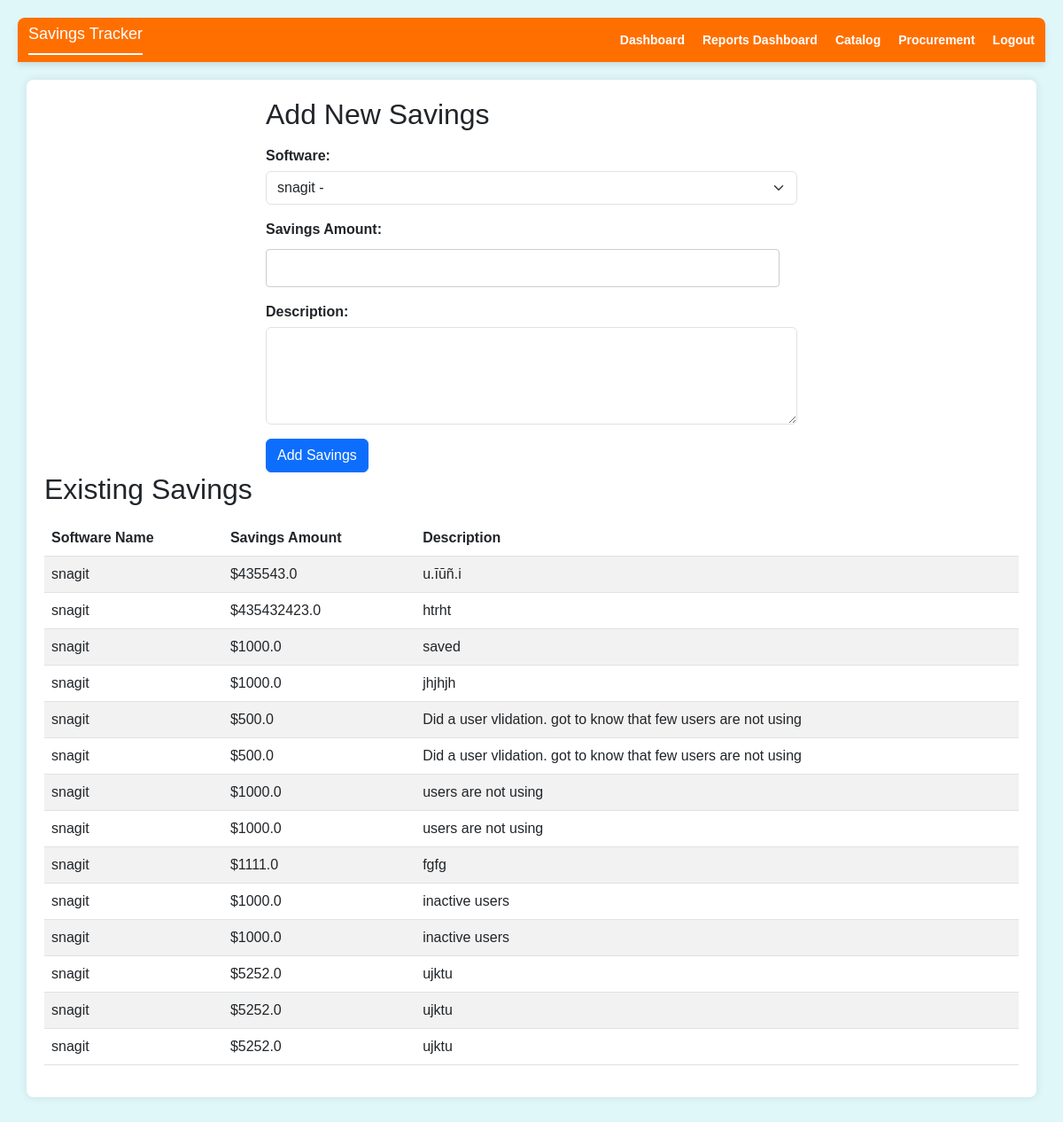
The page /savings_tracker (signed in) on the database as committed earlier.
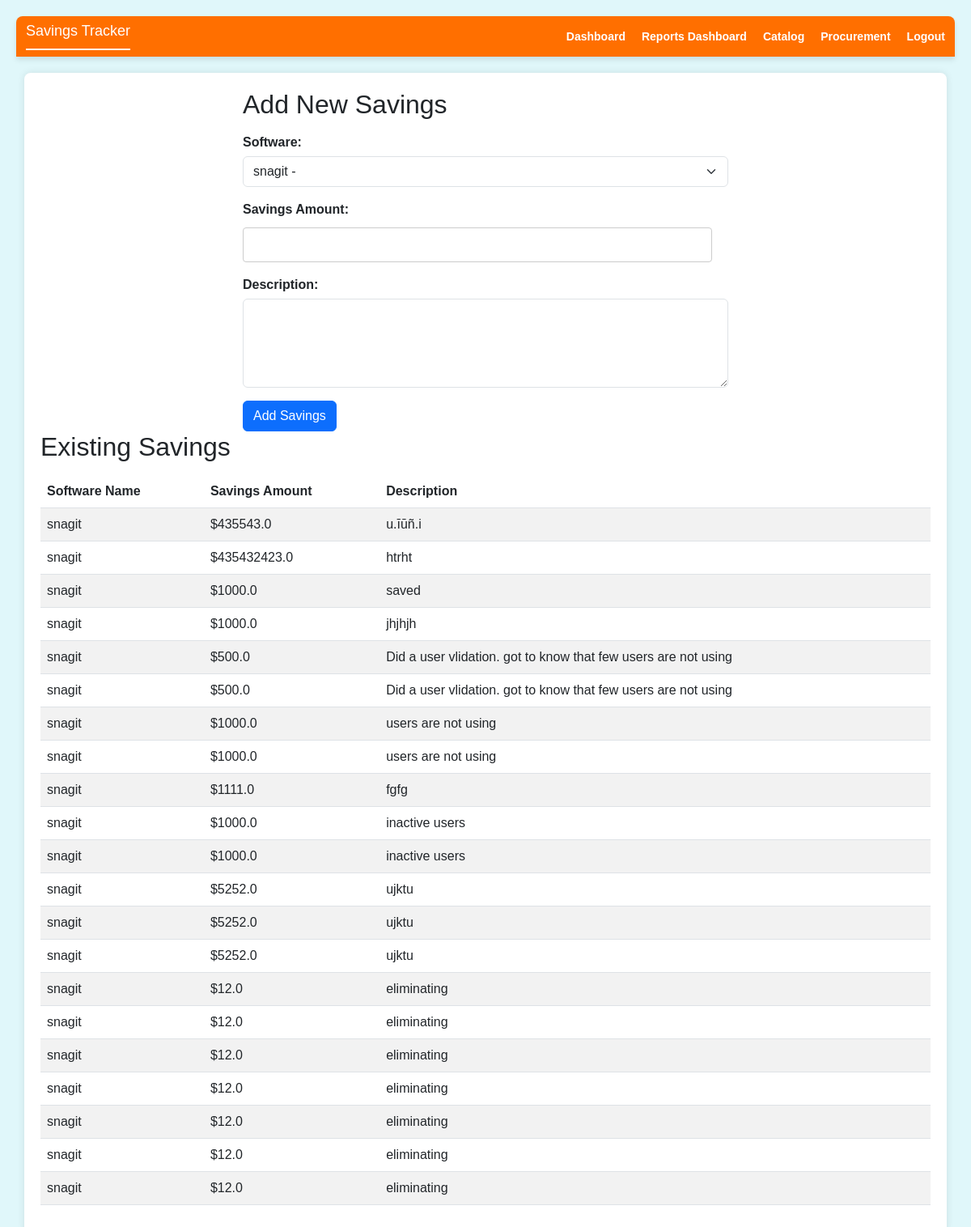
The same page on the database as committed later.
### tables this page shows
CREATE TABLE savings_tracker (
                id INTEGER PRIMARY KEY AUTOINCREMENT,
                software_id INTEGER,
                savings_amount REAL,
                saving_description TEXT,
                FOREIGN KEY (software_id) REFERENCES software_data (id)
            );

CREATE TABLE software_data (
            id INTEGER PRIMARY KEY AUTOINCREMENT,
            software_name TEXT NOT NULL,
            primary_contact TEXT,
            req_number TEXT,
            software_spend REAL,
            contract_file_path TEXT
        , contract_id INTEGER);

### main.py (the view)
@app.route('/savings_tracker', methods=['GET', 'POST'])
def savings_tracker():
    if 'user_id' not in session:
        return redirect(url_for('login'))
    conn = sqlite3.connect('SAMdashboard.db')
    c = conn.cursor()
    if request.method == 'POST':
        c.execute('INSERT INTO savings_tracker (software_id, savings_amount, saving_description) VALUES (?, ?, ?)',
                  (request.form['software_id'], request.form['savings_amount'], request.form['saving_description']))
        conn.commit()
        flash('Savings recorded.', 'success')
    c.execute('''SELECT st.id, st.software_id, st.savings_amount, st.saving_description, sd.software_name
                 FROM savings_tracker st INNER JOIN software_data sd ON st.software_id = sd.id''')
    savings_entries = c.fetchall()
    c.execute('SELECT id, software_name FROM software_data')
    options = c.fetchall()
    conn.close()
    return render_template('savings_tracker.html', savings_entries=savings_entries, software_options=options)

### main.py (called while the page is built)
@app.before_request
def before_request():
    if 'user_id' in session:
        last_active = session.get('_session_last_active', None)
        if last_active:
            last_active = last_active.replace(tzinfo=None)
            if datetime.utcnow() - last_active > timedelta(minutes=SESSION_TIMEOUT_MINUTES):
                session.clear()
                flash('Session timed out.', 'warning')
                return redirect(url_for('login'))
        session['_session_last_active'] = datetime.utcnow()

### templates/savings_Tracker.html (shortened to what this page needs)
<!DOCTYPE html>
<html lang="en">
<head>
    <link href="https://cdn.jsdelivr.net/npm/bootstrap@5.3.0/dist/css/bootstrap.min.css" rel="stylesheet">
</head>
<body>
    <div class="top-panel">
        <h1 class="panel-title">Savings Tracker</h1>
        <ul class="menu">
            <li><a href="{{ url_for('dashboard') }}">Dashboard</a></li>
            <li><a href="{{ url_for('reports_dashboard') }}">Reports Dashboard</a></li>
            <li><a href="{{ url_for('catalog') }}">Catalog</a></li>
            <li><a href="{{ url_for('procurement') }}">Procurement</a></li>
            <li><a href="{{ url_for('logout') }}">Logout</a></li>
        </ul>
    </div>
    <div class="container">
        <div class="add-form form-container">
            <h2 class="mb-3">Add New Savings</h2>
            <form id="addForm" method="POST">
                <div class="mb-3">
                    <label for="software_id" class="form-label">Software:</label>
                    <select name="software_id" id="software_id" class="form-select" required>
                        {% for software in software_options %}
                            <option value="{{ software[0] }}">{{ software[1] }} - {{ software[2] }}</option>
                        {% endfor %}
                    </select>
                </div>
                <div class="mb-3">
                    <label for="savings_amount" class="form-label">Savings Amount:</label>
                    <input type="number" step="0.01" name="savings_amount" id="savings_amount" class="form-control" required>
                </div>
                <div class="mb-3">
                    <label for="saving_description" class="form-label">Description:</label>
                    <textarea name="saving_description" id="saving_description" rows="4" class="form-control" required></textarea>
                </div>
                <button type="submit" class="btn btn-primary">Add Savings</button>
            </form>
        </div>
        <div class="table-responsive" id="existingSavings">
            <h2 class="mb-3">Existing Savings</h2>
            <table class="table table-striped">
                <thead>
                    <tr>
                        <th scope="col">Software Name</th>
                        <th scope="col">Savings Amount</th>
                        <th scope="col">Description</th>
                    </tr>
                </thead>
                <tbody>
                    {% for entry in savings_entries %}
                        <tr>
                            <td>{{ entry[4] }}</td>
                            <td>${{ entry[2] }}</td>
                            <td>{{ entry[3] }}</td>
                        </tr>
                    {% endfor %}
                </tbody>
            </table>
        </div>
    </div>
</body>
</html>

### templates/savings_Tracker.html (style rules this page uses)
body { font-family: Arial, sans-serif; background-color: #e0f7fa; margin: 0; padding: 20px; }
.top-panel { background-color: #ff6f00; color: white; padding: 8px 12px; display: flex; justify-content: space-between; align-items: center; border-top-left-radius: 8px; border-top-right-radius: 8px; box-shadow: 0 4px 6px rgba(0, 0, 0, 0.1); margin-bottom: 20px; }
.top-panel .panel-title { font-size: 18px; margin: 0; }
.top-panel .menu { list-style-type: none; margin: 0; padding: 0; display: flex; align-items: center; }
.top-panel .menu li { margin-left: 20px; }
.top-panel .menu li:first-child { margin-left: 0; }
.top-panel .menu li a { text-decoration: none; color: white; font-weight: bold; font-size: 14px; transition: 0.3s; }
.container { background-color: #ffffff; border-radius: 8px; box-shadow: 0 0 10px rgba(0, 0, 0, 0.1); padding: 20px; margin-bottom: 20px; }
.form-container { max-width: 600px; margin: 0 auto; display: none; }
.form-container label { font-weight: bold; margin-bottom: 5px; }
.form-container input[type="text"], .form-container input[type="number"] { width: calc(100% - 20px); padding: 10px; margin: 5px 0 15px 0; border: 1px solid #cccccc; border-radius: 4px; font-size: 14px; }
h1 { color: #ffffff; text-align: left; margin-top: 0; margin-bottom: 20px; border-bottom: 2px solid #ffffff; padding-bottom: 10px; display: inline-block; font-size: 24px; }

Rows that differ between the two databases and show on the page:
added savings_tracker: software_name "snagit", savings_amount "12.0", saving_description "eliminating"
added savings_tracker: software_name "snagit", savings_amount "12.0", saving_description "eliminating"
added savings_tracker: software_name "snagit", savings_amount "12.0", saving_description "eliminating"
added savings_tracker: software_name "snagit", savings_amount "12.0", saving_description "eliminating"
added savings_tracker: software_name "snagit", savings_amount "12.0", saving_description "eliminating"
added savings_tracker: software_name "snagit", savings_amount "12.0", saving_description "eliminating"
added savings_tracker: software_name "snagit", savings_amount "12.0", saving_description "eliminating"
